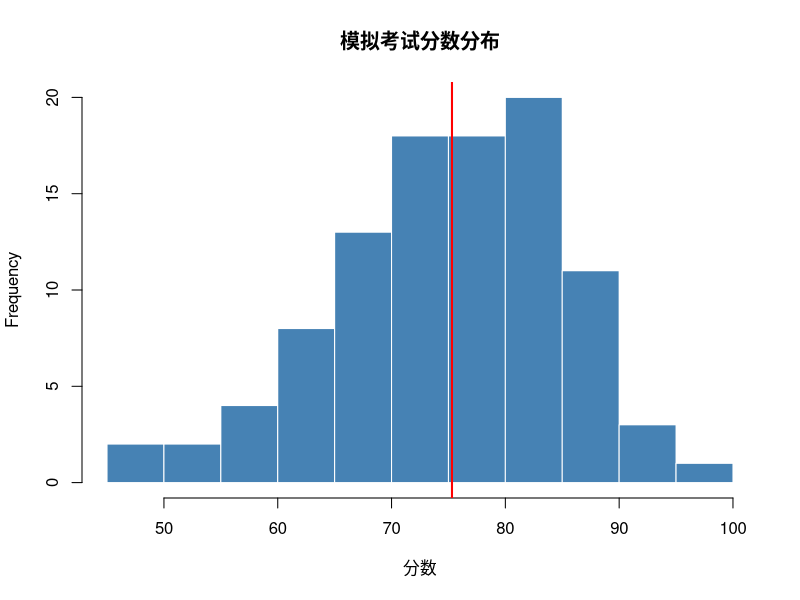

Generate this figure with R:
## ---- chunk 1
knitr::opts_chunk$set(
  echo = TRUE,
  warning = FALSE,
  message = FALSE
)
## ---- chunk 2
message("Hello, R!")

x <- c(1, 2, 3, 4, 5)
mean(x)
sd(x)
## ---- chunk 3
set.seed(42)
score <- round(rnorm(100, mean = 75, sd = 10))
summary(score)
## ---- chunk 4
hist(
  score,
  breaks = 12,
  col = "steelblue",
  border = "white",
  main = "模拟考试分数分布",
  xlab = "分数"
)
abline(v = mean(score), col = "red", lwd = 2)
## ---- chunk 5
cat("均值:", round(mean(score), 2), "\n")
cat("标准差:", round(sd(score), 2), "\n")
cat("最大值:", max(score), "\n")
cat("最小值:", min(score), "\n")
